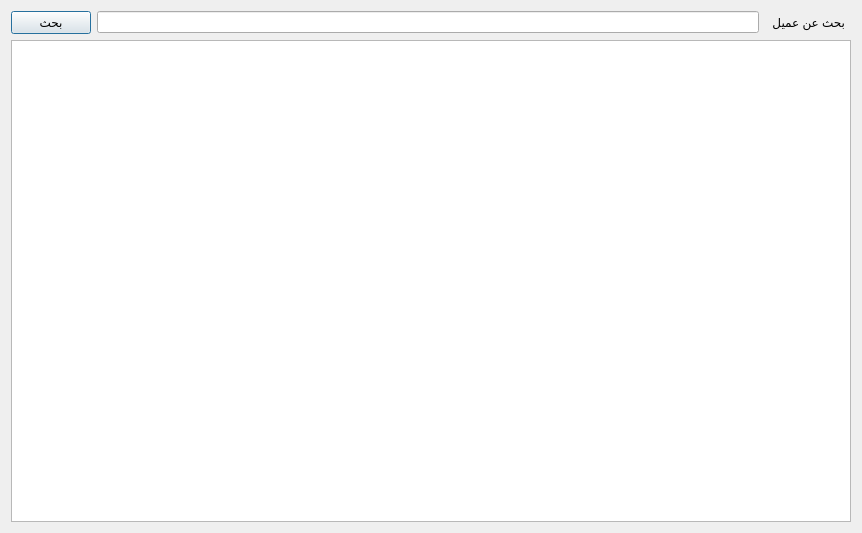
<?xml version="1.0" encoding="UTF-8"?>
<ui version="4.0">
 <class>Merchantslist</class>
 <widget class="QDialog" name="Merchantslist">
  <property name="geometry">
   <rect>
    <x>0</x>
    <y>0</y>
    <width>862</width>
    <height>533</height>
   </rect>
  </property>
  <property name="windowTitle">
   <string>قائمة العملاء</string>
  </property>
  <property name="layoutDirection">
   <enum>Qt::LeftToRight</enum>
  </property>
  <layout class="QGridLayout" name="gridLayout">
   <item row="1" column="0" colspan="5">
    <widget class="QTableView" name="tableView">
     <property name="layoutDirection">
      <enum>Qt::RightToLeft</enum>
     </property>
     <property name="selectionMode">
      <enum>QAbstractItemView::SingleSelection</enum>
     </property>
     <property name="selectionBehavior">
      <enum>QAbstractItemView::SelectRows</enum>
     </property>
    </widget>
   </item>
   <item row="0" column="0">
    <widget class="QPushButton" name="pushButton">
     <property name="text">
      <string>بحث</string>
     </property>
    </widget>
   </item>
   <item row="0" column="1">
    <widget class="QLineEdit" name="lineEdit"/>
   </item>
   <item row="0" column="3">
    <widget class="QLabel" name="label">
     <property name="minimumSize">
      <size>
       <width>70</width>
       <height>0</height>
      </size>
     </property>
     <property name="text">
      <string>بحث عن عميل</string>
     </property>
    </widget>
   </item>
  </layout>
 </widget>
 <resources/>
 <connections/>
</ui>
